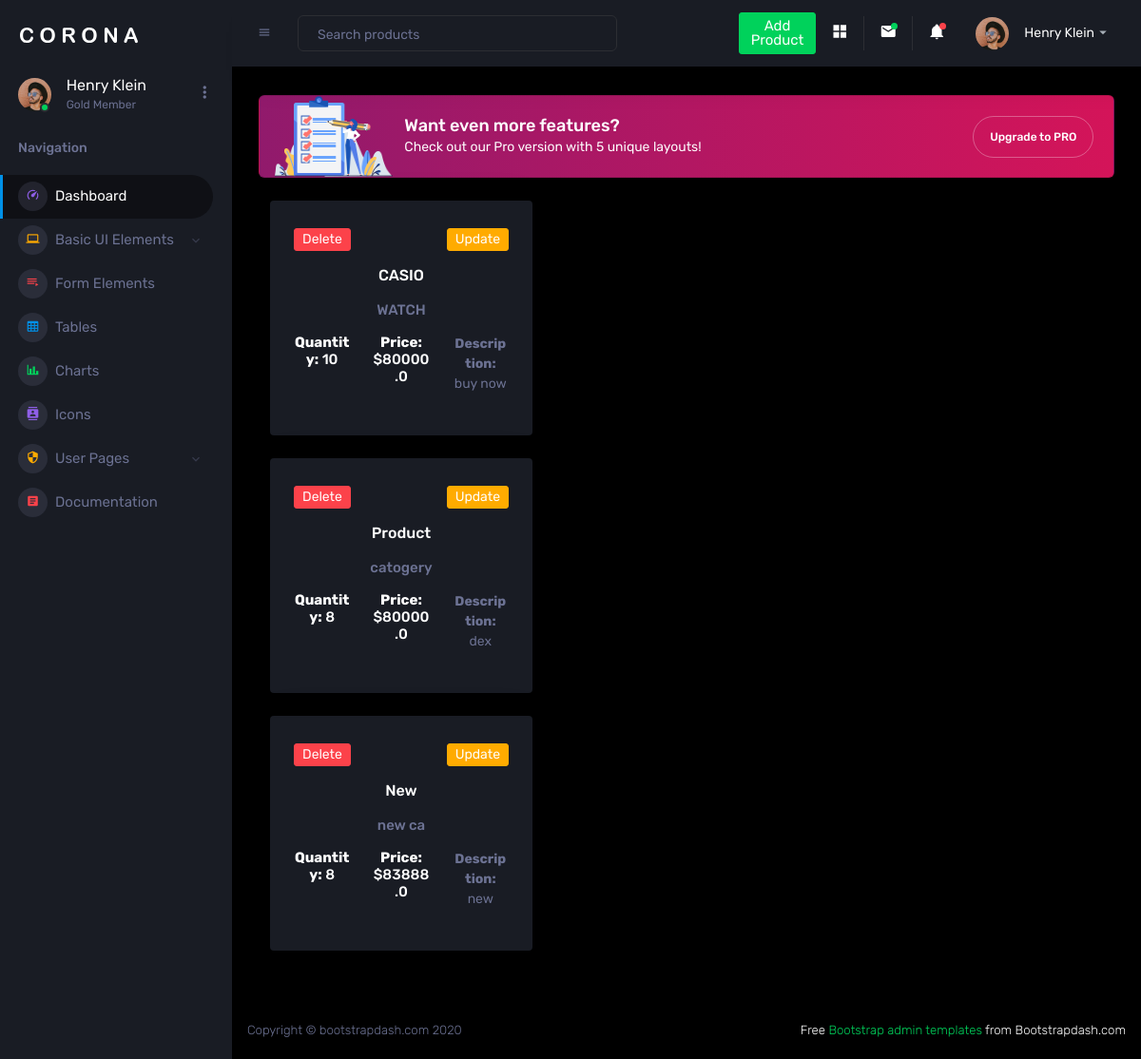
The page / on the database its author committed.
### product_app/models.py (models this page shows)
class ProductDetails(models.Model):
    name = models.CharField(max_length=30)
    category = models.CharField(max_length=50)
    price = models.FloatField()
    stock_quantity = models.IntegerField()
    description = models.CharField(max_length=500)

### product_app/views.py (the view)
# urls.py: path("", views.index , name="index"),
def index(request):
    products = ProductDetails.objects.all()
    return render(request,'index.html',{'products' : products})

### templates/index.html (shortened to what this page needs)
<!DOCTYPE html>
<html lang="en">
{% load static %}
  <head>
    <link rel="stylesheet" href=" {% static 'assets/vendors/mdi/css/materialdesignicons.min.css' %} ">
    <link rel="stylesheet" href=" {% static 'assets/vendors/css/vendor.bundle.base.css' %} ">
    <link rel="stylesheet" href=" {% static 'assets/vendors/jvectormap/jquery-jvectormap.css' %} ">
    <link rel="stylesheet" href=" {% static 'assets/vendors/flag-icon-css/css/flag-icon.min.css' %} ">
    <link rel="stylesheet" href=" {% static 'assets/vendors/owl-carousel-2/owl.carousel.min.css' %} ">
    <link rel="stylesheet" href=" {% static 'assets/vendors/owl-carousel-2/owl.theme.default.min.css' %} ">
    <link rel="stylesheet" href=" {% static 'assets/css/style.css' %} ">
  </head>
  <body>
    <div class="container-scroller">
      <nav class="sidebar sidebar-offcanvas" id="sidebar">
        <div class="sidebar-brand-wrapper d-none d-lg-flex align-items-center justify-content-center fixed-top">
          <a class="sidebar-brand brand-logo" href=" {% static 'index.html' %} "><img src=" {% static 'assets/images/logo.svg' %} " alt="logo" /></a>
        </div>
        <ul class="nav">
          <li class="nav-item profile">
            <div class="profile-desc">
              <div class="profile-pic">
                <div class="count-indicator">
                  <img class="img-xs rounded-circle " src=" {% static 'assets/images/faces/face15.jpg' %} " alt="">
                  <span class="count bg-success"></span>
                </div>
                <div class="profile-name">
                  <h5 class="mb-0 font-weight-normal">Henry Klein</h5>
                  <span>Gold Member</span>
                </div>
              </div>
              <a href="#" id="profile-dropdown" data-toggle="dropdown"><i class="mdi mdi-dots-vertical"></i></a>
            </div>
          </li>
          <li class="nav-item nav-category">
            <span class="nav-link">Navigation</span>
          </li>
          <li class="nav-item menu-items">
            <a class="nav-link" href=" {% static 'index.html' %} ">
              <span class="menu-icon">
                <i class="mdi mdi-speedometer"></i>
              </span>
              <span class="menu-title">Dashboard</span>
            </a>
          </li>
          <li class="nav-item menu-items">
            <a class="nav-link" data-toggle="collapse" href=" {% static '#ui-basic' %} " aria-expanded="false" aria-controls="ui-basic">
              <span class="menu-icon">
                <i class="mdi mdi-laptop"></i>
              </span>
              <span class="menu-title">Basic UI Elements</span>
              <i class="menu-arrow"></i>
            </a>
          </li>
          <li class="nav-item menu-items">
            <a class="nav-link" href=" {% static 'pages/forms/basic_elements.html' %} ">
              <span class="menu-icon">
                <i class="mdi mdi-playlist-play"></i>
              </span>
              <span class="menu-title">Form Elements</span>
            </a>
          </li>
          <li class="nav-item menu-items">
            <a class="nav-link" href=" {% static 'pages/tables/basic-table.html' %} ">
              <span class="menu-icon">
                <i class="mdi mdi-table-large"></i>
              </span>
              <span class="menu-title">Tables</span>
            </a>
          </li>
          <li class="nav-item menu-items">
            <a class="nav-link" href=" {% static 'pages/charts/chartjs.html' %} ">
              <span class="menu-icon">
                <i class="mdi mdi-chart-bar"></i>
              </span>
              <span class="menu-title">Charts</span>
            </a>
          </li>
          <li class="nav-item menu-items">
            <a class="nav-link" href=" {% static 'pages/icons/mdi.html' %} ">
              <span class="menu-icon">
                <i class="mdi mdi-contacts"></i>
              </span>
              <span class="menu-title">Icons</span>
            </a>
          </li>
          <li class="nav-item menu-items">
            <a class="nav-link" data-toggle="collapse" href=" {% static '#auth' %} " aria-expanded="false" aria-controls="auth">
              <span class="menu-icon">
                <i class="mdi mdi-security"></i>
              </span>
              <span class="menu-title">User Pages</span>
              <i class="menu-arrow"></i>
            </a>
          </li>
          <li class="nav-item menu-items">
            <a class="nav-link" href="http://www.bootstrapdash.com/demo/corona-free/jquery/documentation/documentation.html">
              <span class="menu-icon">
                <i class="mdi mdi-file-document-box"></i>
              </span>
              <span class="menu-title">Documentation</span>
            </a>
          </li>
        </ul>
      </nav>
      <div class="container-fluid page-body-wrapper">
        <nav class="navbar p-0 fixed-top d-flex flex-row">
          <div class="navbar-menu-wrapper flex-grow d-flex align-items-stretch">
            <button class="navbar-toggler navbar-toggler align-self-center" type="button" data-toggle="minimize">
              <span class="mdi mdi-menu"></span>
            </button>
            <ul class="navbar-nav w-100">
              <li class="nav-item w-100">
                <form class="nav-link mt-2 mt-md-0 d-none d-lg-flex search">
                  <input type="text" class="form-control" placeholder="Search products">
                </form>
              </li>
            </ul>
            <ul class="navbar-nav navbar-nav-right">
              <li class="nav-item dropdown d-none d-lg-block">
                <a href="{% url 'add_product' %}">
                  <button class="btn btn-success" >
                    Add Product
                  </button>
                </a>
              </li>
              <li class="nav-item nav-settings d-none d-lg-block">
                <a class="nav-link" href="#">
                  <i class="mdi mdi-view-grid"></i>
                </a>
              </li>
              <li class="nav-item dropdown border-left">
                <a class="nav-link count-indicator dropdown-toggle" id="messageDropdown" href="#" data-toggle="dropdown" aria-expanded="false">
                  <i class="mdi mdi-email"></i>
                  <span class="count bg-success"></span>
                </a>
              </li>
              <li class="nav-item dropdown border-left">
                <a class="nav-link count-indicator dropdown-toggle" id="notificationDropdown" href="#" data-toggle="dropdown">
                  <i class="mdi mdi-bell"></i>
                  <span class="count bg-danger"></span>
                </a>
              </li>
              <li class="nav-item dropdown">
                <a class="nav-link" id="profileDropdown" href="#" data-toggle="dropdown">
                  <div class="navbar-profile">
                    <img class="img-xs rounded-circle" src=" {% static 'assets/images/faces/face15.jpg' %} " alt="">
                    <p class="mb-0 d-none d-sm-block navbar-profile-name">Henry Klein</p>
                    <i class="mdi mdi-menu-down d-none d-sm-block"></i>
                  </div>
                </a>
              </li>
            </ul>
          </div>
        </nav>
        <div class="main-panel">
          <div class="content-wrapper">
            <div class="row">
              <div class="col-12 grid-margin stretch-card">
                <div class="card corona-gradient-card">
                  <div class="card-body py-0 px-0 px-sm-3">
                    <div class="row align-items-center">
                      <div class="col-4 col-sm-3 col-xl-2">
                        <img src=" {% static 'assets/images/dashboard/Group126@2x.png' %} " class="gradient-corona-img img-fluid" alt="">
                      </div>
                      <div class="col-5 col-sm-7 col-xl-8 p-0">
                        <h4 class="mb-1 mb-sm-0">Want even more features?</h4>
                        <p class="mb-0 font-weight-normal d-none d-sm-block">Check out our Pro version with 5 unique layouts!</p>
                      </div>
                      <div class="col-3 col-sm-2 col-xl-2 pl-0 text-center">
                        <span>
                          <a href="https://www.bootstrapdash.com/product/corona-admin-template/" target="_blank" class="btn btn-outline-light btn-rounded get-started-btn">Upgrade to PRO</a>
                        </span>
                      </div>
                    </div>
                  </div>
                </div>
              </div>
            </div>
            {% for products in products %}
  <div class="col-sm-4 mb-4">
    <div class="card shadow-lg border-0 rounded">
      <div class="card-body">
        <div class="d-flex justify-content-between mb-3">
          <a href="{% url 'delete_product' products.id  %}">
            <button class="btn btn-danger btn-sm">Delete</button>
          </a>
          <a href="{% url 'update_product_details' products.id %}">
            <button class="btn btn-warning btn-sm">Update</button>
          </a>
        </div>
        <h5 class="card-title text-center">{{ products.name }}</h5>
        <div class="row">
          <div class="col-12 mb-2">
            <h6 class="text-muted text-center">{{ products.category }}</h6>
          </div>
        </div>
        <div class="row text-center">
          <div class="col-4">
            <h6><strong>Quantity:</strong> {{ products.stock_quantity }}</h6>
          </div>
          <div class="col-4">
            <h6><strong>Price:</strong> ${{ products.price }}</h6>
          </div>
          <div class="col-4">
            <p class="text-muted"><strong>Description:</strong> {{ products.description }}</p>
          </div>
        </div>
      </div>
    </div>
  </div>
{% endfor %}
          </div>
          <footer class="footer">
            <div class="d-sm-flex justify-content-center justify-content-sm-between">
              <span class="text-muted d-block text-center text-sm-left d-sm-inline-block">Copyright © bootstrapdash.com 2020</span>
              <span class="float-none float-sm-right d-block mt-1 mt-sm-0 text-center"> Free <a href="https://www.bootstrapdash.com/bootstrap-admin-template/" target="_blank">Bootstrap admin templates</a> from Bootstrapdash.com</span>
            </div>
          </footer>
        </div>
      </div>
    </div>
  </body>
</html>

### rows shown on the page
ProductDetails: name "CASIO", category "WATCH", stock_quantity "10", price "80000.0", description "buy now"
ProductDetails: name "Product", category "catogery", stock_quantity "8", price "80000.0", description "dex"
ProductDetails: name "New", category "new ca", stock_quantity "8", price "83888.0", description "new"
